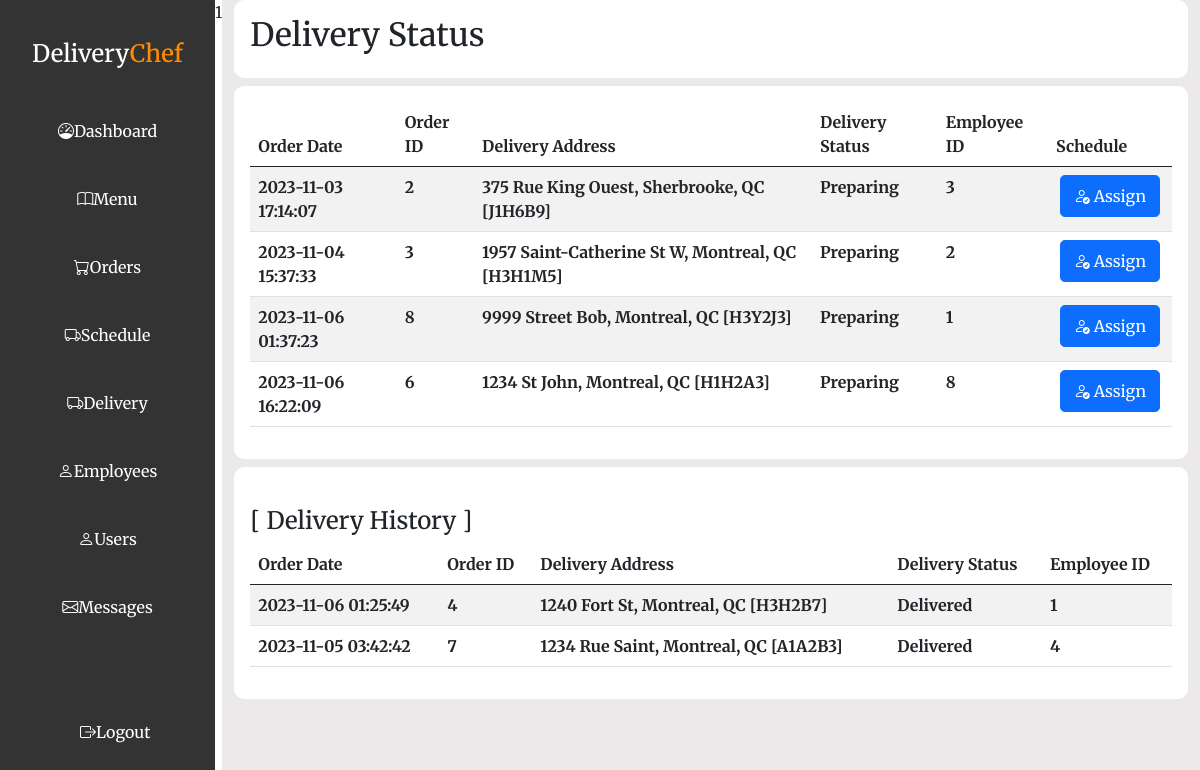
The page /admin_delivery.php (signed in) on the database its author committed.
### tables this page shows
CREATE TABLE `orders` (
  `order_id` int(11) NOT NULL,
  `order_time` timestamp NOT NULL DEFAULT CURRENT_TIMESTAMP ON UPDATE CURRENT_TIMESTAMP,
  `user_id` int(11) NOT NULL,
  `name` varchar(100) DEFAULT NULL,
  `address` varchar(40) NOT NULL,
  `city` varchar(40) NOT NULL,
  `province` char(2) NOT NULL,
  `zip` varchar(10) NOT NULL,
  `phone` varchar(20) DEFAULT NULL,
  `status_id` int(11) NOT NULL
);

CREATE TABLE `emp_delivery` (
  `emp_id` int(11) NOT NULL,
  `emp_email` varchar(255) NOT NULL,
  `emp_pw` varchar(255) NOT NULL,
  `emp_fname` varchar(40) DEFAULT NULL,
  `emp_lname` varchar(40) DEFAULT NULL,
  `emp_phone` varchar(40) DEFAULT NULL,
  `status_id` int(11) NOT NULL
);

### dbConnect.php (called while the page is built, shortened)
<?php
$dbType = "mysql";
$dbServer = "localhost";
$dbName = "fsd10_victor";
$dbPort = "3304";
$dbCharset = "utf8";
$dbUsername = "fsduser";
$dbPassword = "myDBpw";
$dbDSN = "{$dbType}:host={$dbServer};dbname={$dbName};port={$dbPort};charset={$dbCharset}";
$db = new PDO($dbDSN, $dbUsername, $dbPassword);
$sqlStatus = "SELECT status_id, status_desc FROM service_sts ORDER BY status_id ASC";
$queryStatus = $db->query($sqlStatus);
$allStatus = $queryStatus->fetchAll(PDO::FETCH_KEY_PAIR);
?>

### admin_delivery.php (the view, shortened to what this page needs)
<?php
require_once "dbConnect.php";
  $sql = "SELECT O.order_time, O.order_id, O.address, O.city, O.province, O.zip, O.status_id , E.emp_id
  from orders as O
  inner join sched_order as SC on O.order_id = SC.order_id
  inner join emp_delivery as E on SC.emp_id = E.emp_id";
  $query = $db->prepare($sql);
  $query->execute();
  include "includes/header_dashbd.php";
?>
<body>
  <div class="card-container p-3 mt-2">
    <div class="table-container">
      <table class="table table-striped table-responsive">
        <thead>
          <tr>
            <th scope="col">Order Date</th>
            <th scope="col">Order ID</th>
            <th scope="col">Delivery Address</th>
            <th scope="col">Delivery Status</th>
            <th scope="col">Employee ID</th>
            <th scope="col">Schedule</th>
          </tr>
        </thead>
        <tbody>
          <?php while($row = $query->fetch()){
            if($row['status_id'] != 102) {
            ?>
          <tr>
            <th><?=$row['order_time'] ;?></th>
            <th><?=$row['order_id'] ;?></th>
            <th><?=$row['address'] . ", " . $row['city'] . ", " . $row['province'] . " [" . $row['zip'] . "] ";?></th>
            <th><?php foreach($allStatus as $sts_id => $sts_desc){
              if($row['status_id'] == $sts_id){
                echo $sts_desc;
              }
            } ?></th>
            <th><?=$row['emp_id'] ;?></th>
            <th><button class="btn btn-primary update-delete p-2 mx-1 rounded-3"><a class="text-white text-decoration-none" href="emp_dashboard.php"><i class="bi bi-person-check"></i> Assign</a></button>
            </th>
          </tr>
          <?php }
             }
          ?>
        </tbody>
      </table>
    </div>
  </div>
  <div class="card-container p-3 mt-2">
    <div class="table-container">
      <table class="table table-striped table-responsive">
        <thead>
          <br>
          <tr>
            <h4>
              [ Delivery History ]
            </h4>
          </tr>
        </thead>
        <thead>
          <thead>
            <tr>
              <th scope="col">Order Date</th>
              <th scope="col">Order ID</th>
              <th scope="col">Delivery Address</th>
              <th scope="col">Delivery Status</th>
              <th scope="col">Employee ID</th>
            </tr>
          </thead>
        <tbody>
          <?php $query->execute();
              while($row = $query->fetch()){
                if($row['status_id'] == 102) {
               ?>
          <tr>
            <th><?=$row['order_time'] ;?></th>
            <th><?=$row['order_id'] ;?></th>
            <th><?=$row['address'] . ", " . $row['city'] . ", " . $row['province'] . " [" . $row['zip'] . "] ";?></th>
            <th><?php foreach($allStatus as $sts_id => $sts_desc){
              if($row['status_id'] == $sts_id){
                echo $sts_desc;
              }
            } ?>
            </th>
            <th><?=$row['emp_id'] ;?></th>
          </tr>
          <?php
                }
            }
          ?>
        </tbody>
      </table>
    </div>
  </div>
</body>
</html>

### css/admin.css (style rules this page uses)
* { margin: 0; padding: 0; font-family: "Merriweather", serif; text-decoration: none; text-transform: capitalize; }
.card-container { background: #fff; border-radius: 10px; }
.table-container { width: 100%; }
.update-delete { width: 100px; }

### rows shown on the page
orders: order_time "2023-11-03 17:14:07", order_id "2", address "375 Rue King Ouest", city "Sherbrooke", province "QC", zip "J1H6B9", sts_desc "Preparing", emp_delivery.emp_id "3"
orders: order_time "2023-11-04 15:37:33", order_id "3", address "1957 Saint-Catherine St W", city "Montreal", province "QC", zip "H3H1M5", sts_desc "Preparing", emp_delivery.emp_id "2"
orders: order_time "2023-11-06 01:37:23", order_id "8", address "9999 Street Bob", city "Montreal", province "QC", zip "H3Y2J3", sts_desc "Preparing", emp_delivery.emp_id "1"
orders: order_time "2023-11-06 16:22:09", order_id "6", address "1234 St John", city "Montreal", province "QC", zip "H1H2A3", sts_desc "Preparing", emp_delivery.emp_id "8"
orders: order_time "2023-11-06 01:25:49", order_id "4", address "1240 Fort St", city "Montreal", province "QC", zip "H3H2B7", sts_desc "Delivered", emp_delivery.emp_id "1"
orders: order_time "2023-11-05 03:42:42", order_id "7", address "1234 Rue Saint", city "Montreal", province "QC", zip "A1A2B3", sts_desc "Delivered", emp_delivery.emp_id "4"

### other values the page prints
include 'admin_sidebar.php' "1"
$catTitle "Delivery Status"
